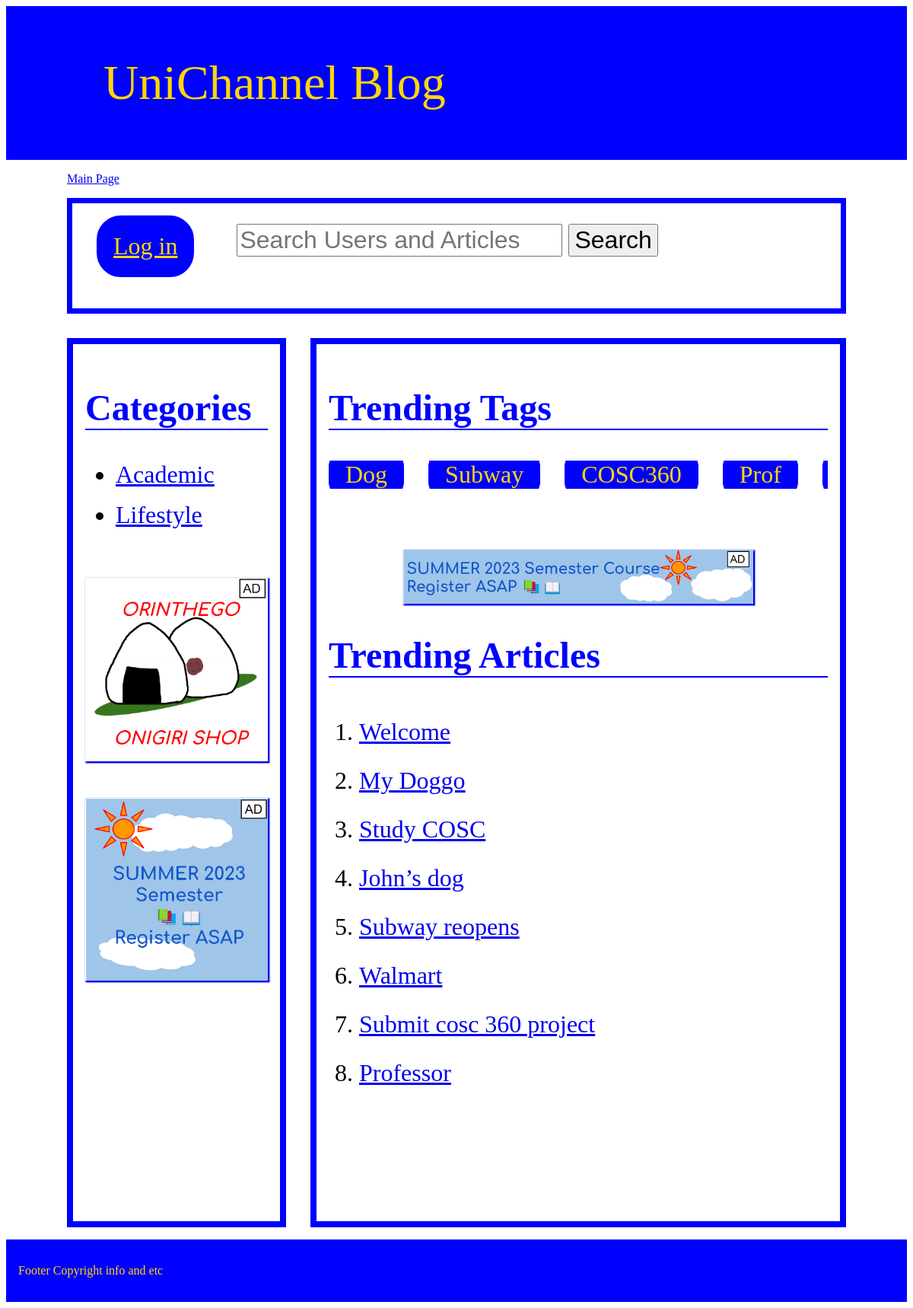
Screenshot of /main.php with the database file from the repository.
### tables this page shows
CREATE TABLE IF NOT EXISTS `Tags` (
  `tagId` int(11) NOT NULL,
  `tagName` varchar(20) NOT NULL,
  `articleNumber` int(11) NOT NULL
);

CREATE TABLE IF NOT EXISTS `Articles` (
  `articleId` int(11) NOT NULL,
  `articleTitle` varchar(30) NOT NULL,
  `username` varchar(10) DEFAULT NULL,
  `categoryId` int(11) DEFAULT NULL,
  `tagId` int(11) DEFAULT NULL,
  `articleBody` varchar(300) DEFAULT NULL,
  `views` int(11) DEFAULT NULL,
  `isDisabled` binary(1) DEFAULT NULL
);

### main.php (the view, shortened to what this page needs)
<?php
$servername = "cosc360.ok.ubc.ca";
$server_username = "83395822";
$server_password = "83395822";
$dbname = "db_83395822";
$conn = mysqli_connect($servername, $server_username, $server_password, $dbname);
?>
<!DOCTYPE html>
<html>
<head>
    <link rel="stylesheet" href="css/default.css">
    <link rel="stylesheet" href="css/main.css">
</head>
<body>
    <header><a href="main.php">UniChannel Blog</a></header>
    <div id=trail>
        <p><a href="main.php">Main Page</a></p>
    </div>
    <?php
    include "include/top_left.php";
    echo ('<a href="#"><img src="ads/short/' . rand(1, 3) . '.png" alt="Advertisement"></a>');
    echo ('</div>');
    ?>
    <div id="right">
        <h2>Trending Tags</h2>
        <div id="tag">
            <?php
            $sql1 = "SELECT * FROM Tags ORDER BY articleNumber DESC LIMIT 10";
            $result1 = mysqli_query($conn, $sql1);
            if (mysqli_num_rows($result1) > 0) {
                while ($row = mysqli_fetch_assoc($result1)) {
                    echo ("<a href='tag.php?tagId=" . $row['tagId'] . "'>" . $row['tagName'] . "</a>");
                }
            } else {
                echo "no rows";
            }
            ?>
        </div>
        <?php include "include/ad_long.php"; ?>
        <h2>Trending Articles</h2>
        <div id="article">
            <ol>
                <?php
                $sql2 = "SELECT articleId, articleTitle FROM Articles ORDER BY views DESC LIMIT 8";
                $result2 = mysqli_query($conn, $sql2);
                if (mysqli_num_rows($result2) > 0) {
                    while ($row = mysqli_fetch_assoc($result2)) {
                        echo ("<li><a href='article.php?articleId=" . $row['articleId'] . "&articleTitle=" . $row['articleTitle'] . "'>" . $row['articleTitle'] . "</a></li>");
                    }
                }
                ?>
            </ol>
        </div>
    </div>
    <footer>
        <p>Footer Copyright info and etc</p>
    </footer>
</body>
</html>

### css/default.css (style rules this page uses)
header { font-size: 4em; background-color: blue; color: gold; padding: 1em 0em 1em 2em; }
header a { text-decoration: none; color: gold; }
h2 { font-size: 3em; color: blue; border-bottom: 0.05em solid blue; }
div#trail { margin: 0em 0em 0em 5em; }
div#left img { margin: 3em 0em 0em 0em; box-shadow: 0.1em 0.1em 0.1em 0.1em; width: 100%; }
footer { font-size: 1em; background-color: blue; color: gold; padding: 1em; margin-top: 1em; }

### css/main.css (style rules this page uses)
div#right { border: 0.5em solid blue; margin: 0em 5em 0em 25em; padding: 1em; height: 70em; overflow: scroll; }
div#right div#article ol { font-size: 2em; line-height: 2em; }

### main.php (style rules this page uses)
div#right { overflow: hidden; }
div#tag { overflow-x: scroll; overflow-y: hidden; }
div#tag a { font-size: 2em; text-decoration: none; border: 0.2em solid blue; border-radius: 1em; padding: 0.5em; margin: 0em 1em 0em 0em; background-color: blue; color: gold; }

### rows the page displays
tags: tagName "Dog"
tags: tagName "Subway"
tags: tagName "COSC360"
tags: tagName "Prof"
articles: articleTitle "Welcome"
articles: articleTitle "My Doggo"
articles: articleTitle "Study COSC"
articles: articleTitle "John’s dog"
articles: articleTitle "Subway reopens"
articles: articleTitle "Walmart"
articles: articleTitle "Submit cosc 360 project"
articles: articleTitle "Professor"
